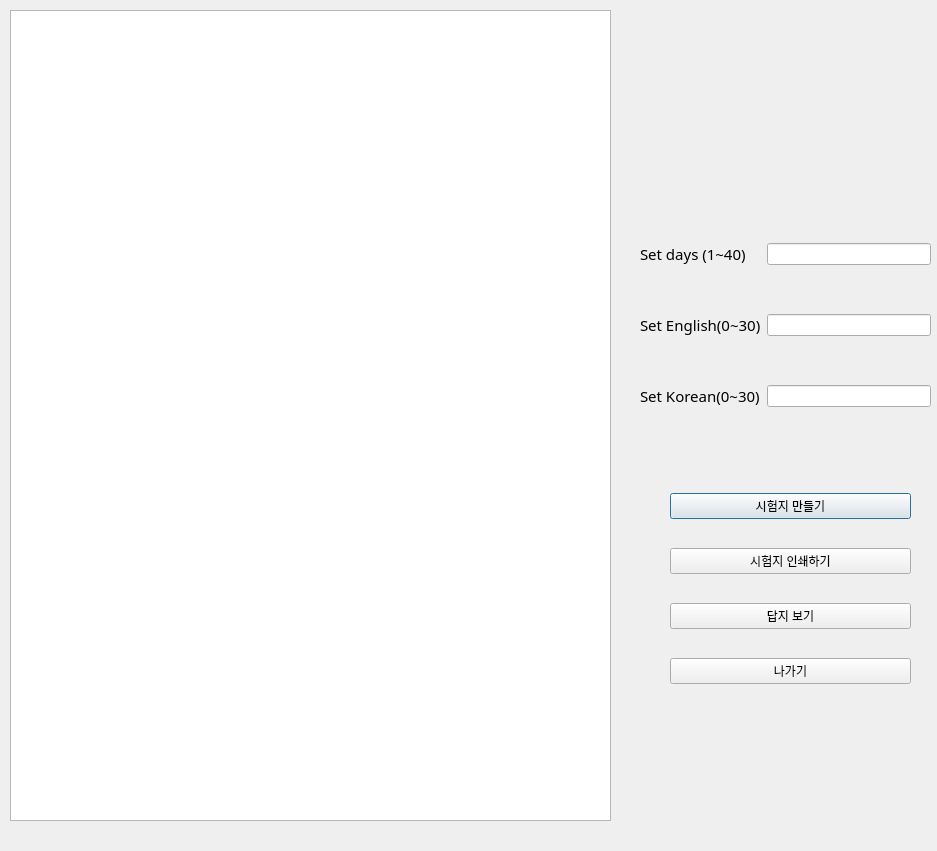
<?xml version="1.0" encoding="UTF-8"?>
<ui version="4.0">
 <class>Dialog</class>
 <widget class="QDialog" name="Dialog">
  <property name="geometry">
   <rect>
    <x>0</x>
    <y>0</y>
    <width>937</width>
    <height>851</height>
   </rect>
  </property>
  <property name="windowTitle">
   <string>Dialog</string>
  </property>
  <widget class="QWidget" name="verticalLayoutWidget">
   <property name="geometry">
    <rect>
     <x>670</x>
     <y>470</y>
     <width>241</width>
     <height>241</height>
    </rect>
   </property>
   <layout class="QVBoxLayout" name="verticalLayout">
    <item>
     <widget class="QPushButton" name="btn_1">
      <property name="text">
       <string>시험지 만들기</string>
      </property>
     </widget>
    </item>
    <item>
     <widget class="QPushButton" name="btn_3">
      <property name="text">
       <string>시험지 인쇄하기</string>
      </property>
     </widget>
    </item>
    <item>
     <widget class="QPushButton" name="btn_4">
      <property name="text">
       <string>답지 보기</string>
      </property>
     </widget>
    </item>
    <item>
     <widget class="QPushButton" name="btn_quit">
      <property name="text">
       <string>나가기</string>
      </property>
     </widget>
    </item>
   </layout>
  </widget>
  <widget class="QWidget" name="gridLayoutWidget">
   <property name="geometry">
    <rect>
     <x>640</x>
     <y>200</y>
     <width>291</width>
     <height>251</height>
    </rect>
   </property>
   <layout class="QGridLayout" name="gridLayout">
    <item row="0" column="0">
     <widget class="QLabel" name="label">
      <property name="font">
       <font>
        <family>HY헤드라인M</family>
        <pointsize>11</pointsize>
       </font>
      </property>
      <property name="text">
       <string>Set days (1~40)</string>
      </property>
     </widget>
    </item>
    <item row="0" column="1">
     <widget class="QLineEdit" name="set_day">
      <property name="inputMethodHints">
       <set>Qt::ImhPreferNumbers</set>
      </property>
     </widget>
    </item>
    <item row="1" column="1">
     <widget class="QLineEdit" name="set_eng">
      <property name="autoFillBackground">
       <bool>false</bool>
      </property>
      <property name="inputMethodHints">
       <set>Qt::ImhPreferNumbers</set>
      </property>
     </widget>
    </item>
    <item row="1" column="0">
     <widget class="QLabel" name="label_2">
      <property name="font">
       <font>
        <family>HY헤드라인M</family>
        <pointsize>11</pointsize>
       </font>
      </property>
      <property name="text">
       <string>Set English(0~30)</string>
      </property>
     </widget>
    </item>
    <item row="2" column="0">
     <widget class="QLabel" name="label_3">
      <property name="font">
       <font>
        <family>HY헤드라인M</family>
        <pointsize>11</pointsize>
       </font>
      </property>
      <property name="text">
       <string>Set Korean(0~30)</string>
      </property>
     </widget>
    </item>
    <item row="2" column="1">
     <widget class="QLineEdit" name="set_kor">
      <property name="inputMethodHints">
       <set>Qt::ImhPreferNumbers</set>
      </property>
      <property name="readOnly">
       <bool>true</bool>
      </property>
     </widget>
    </item>
   </layout>
  </widget>
  <widget class="QTableWidget" name="table">
   <property name="geometry">
    <rect>
     <x>10</x>
     <y>10</y>
     <width>601</width>
     <height>811</height>
    </rect>
   </property>
   <property name="font">
    <font>
     <kerning>false</kerning>
    </font>
   </property>
  </widget>
  <zorder>table</zorder>
  <zorder>verticalLayoutWidget</zorder>
  <zorder>gridLayoutWidget</zorder>
 </widget>
 <resources/>
 <connections/>
</ui>
